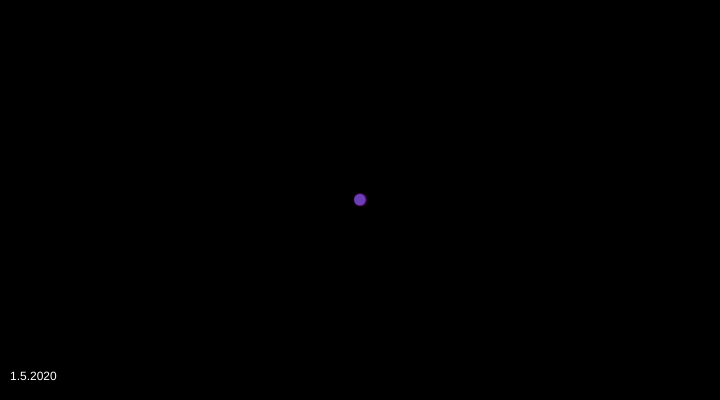
Frame 1 (no input)
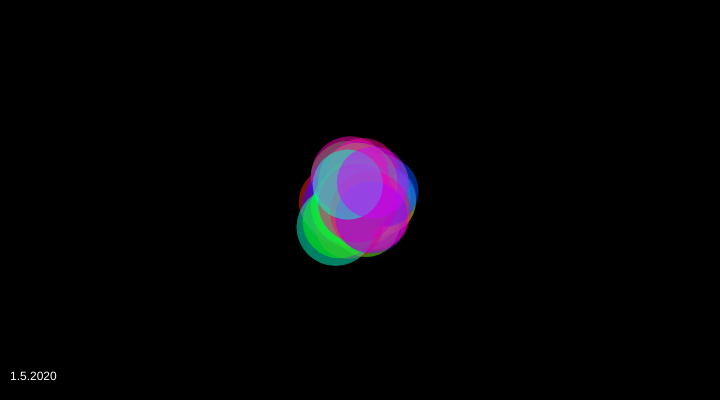
Frame 60 (no input)
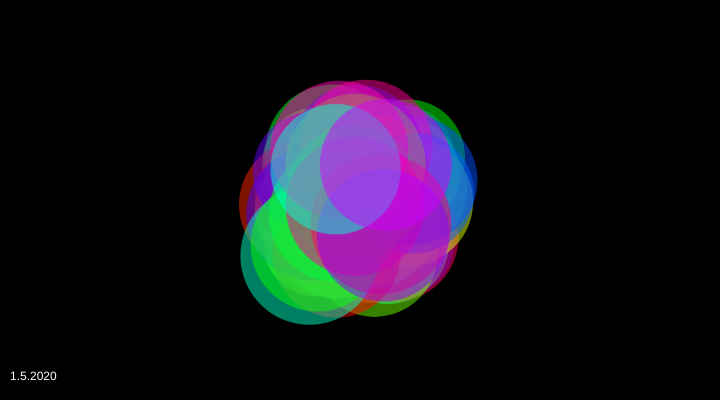
Frame 120 (the mouse pressed at the canvas centre since frame 60)

The p5.js sketch that drew these frames (run headless with seeded random() and noise() and a simulated clock; from frame 60 on, the mouse is pressed at the canvas centre):

// p5.js sketch
// ── sketch.js
//Based off the particle system example on p5.js

let system;

function setup() {
  createCanvas(720, 400);
  system = new ParticleSystem(createVector(width/2, height/2));
  colorMode(HSB);
}

function draw() {
  background(0);
  system.addParticle();
  system.addParticle();
  system.run();
  fill(255);
  text("1.5.2020", 10, height - 20);
}

// A simple Particle class
let Particle = function(position) {
  //this.acceleration = createVector(random(-0.05, 0.05), random(-0.05, 0.05));
  this.velocity = createVector(random(-0.5, 0.5), random(-0.5, 0.5));
  this.position = position.copy();
  this.lifespan = random(300, 1000);
  this.size = random(5, 25);
  this.hue = random(360);
};

Particle.prototype.run = function() {
  this.update();
  this.display();
};

// Method to update position
Particle.prototype.update = function(){
 // this.velocity.add(this.acceleration);
  this.position.add(this.velocity);
  this.lifespan -= 2;
  this.size += 1;
};

// Method to display
Particle.prototype.display = function() {
  noStroke();
  fill(this.hue, 100, 100, 0.5);
  ellipse(this.position.x, this.position.y, this.size, this.size);
};

// Is the particle still useful?
Particle.prototype.isDead = function(){
  return this.lifespan < 0;
};

let ParticleSystem = function(position) {
  this.origin = position.copy();
  this.particles = [];
};

ParticleSystem.prototype.addParticle = function() {
  this.particles.push(new Particle(this.origin));
};

ParticleSystem.prototype.run = function() {
  for (let i = this.particles.length-1; i >= 0; i--) {
    let p = this.particles[i];
    p.run();
    if (p.isDead()) {
      this.particles.splice(i, 1); //gets rid of dead particles 
    }
  }
};
